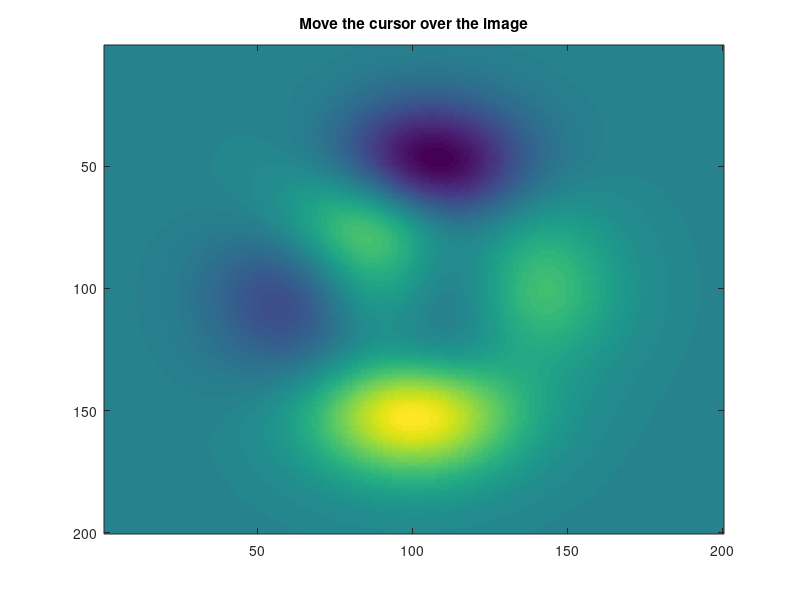

Source code (MATLAB): (Note: this script raises an error after producing the figure.)
%readoutExample Live pixel readout anchored inside an image axes
%
%   A uim.widget.Readout in the southwest corner of a data axes shows
%   the pixel value under the cursor, updated from the figure's
%   WindowButtonMotionFcn. The readout is display-only: the host pushes
%   values in through the Value property.
%
%   Run from anywhere in the repository; the script adds src/ to the
%   path if the toolbox is not already installed.

if ~exist('uim.UIComponentCanvas', 'class')
    addpath(genpath(fullfile(fileparts(mfilename('fullpath')), '..', 'src')))
end

imageData = peaks(200);

hFigure = figure('Name', 'Readout example', 'Color', 'w');
hAxes = axes(hFigure);
imagesc(hAxes, imageData)
title(hAxes, 'Move the cursor over the image')

readout = uim.widget.Readout(hAxes, ...
    'Label', 'Value', 'Format', '%.2f', ...
    'Location', 'southwest', ...
    'Margin', [10, 10, 10, 10], ...
    'Size', [110, 22]);

hFigure.WindowButtonMotionFcn = ...
    @(src, evt) updateReadout(readout, hAxes, imageData);

function updateReadout(readout, hAxes, imageData)
    point = round(hAxes.CurrentPoint(1, 1:2));
    if any(point < 1) || any(point > flip(size(imageData)))
        readout.Value = []; % Cursor outside the image
    else
        readout.Value = imageData(point(2), point(1));
    end
end
